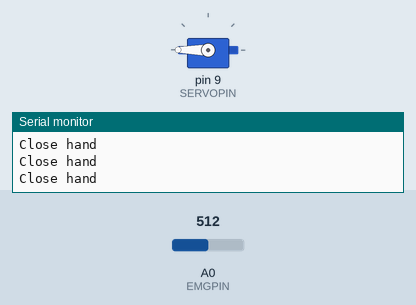
This sketch was run on a simulated Arduino Uno, built with avr-gcc and run on an emulated ATmega328P. On the bench: servo, the last lines printed to the serial monitor. Inputs (shaded band) come from the test bench; at power-on: A0 (EMGPIN) = 512.

Above: at 1.2 s.
1.3 s: A0 (EMGPIN) set to 107
2.8 s: A0 (EMGPIN) set to 90
At 3.7 s:
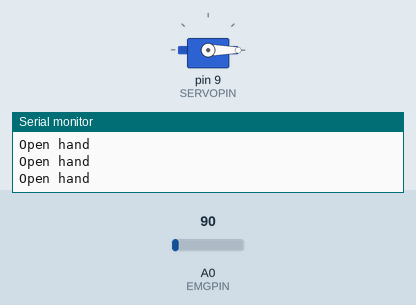
4.3 s: A0 (EMGPIN) set to 110
At 5.0 s:
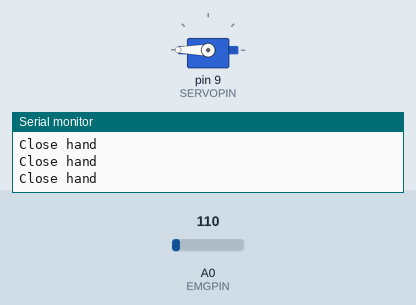
5.8 s: A0 (EMGPIN) set to 0
At 6.2 s:
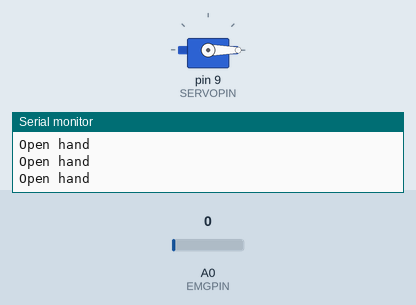
Timing chart, 0 to 8.3 s (numbered marks = the images above; inputs shaded):
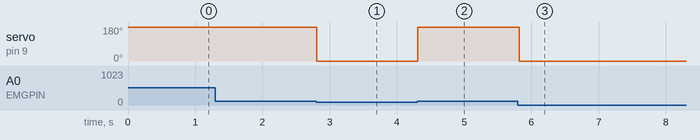

Measured:
- the behaviour switches between 100 and 99 on A0 (EMGPIN) (found by bisection; images 0 and 1)
- after the input at 2.8 s, servo on pin 9 (SERVOPIN): 180° → 0° at once
- after the input at 4.3 s, servo on pin 9 (SERVOPIN): 0° → 180° at once
- after the input at 5.8 s, servo on pin 9 (SERVOPIN): 180° → 0° at once

The sketch:

hand.ino
```cpp
#include <Servo.h>

#define THRESHOLD_LOW 100
#define THRESHOLD_HIGH 100
#define EMGPIN A0
#define SERVOPIN 9

Servo servoHand;

void setup() {
  servoHand.attach(SERVOPIN);
  Serial.begin(9600);
}

void loop() {
  int a = analogRead(EMGPIN);
  int servoPosition = map(a, 0, 1023, 0, 180);

  if (a < THRESHOLD_LOW) {
    servoHand.write(0); // Mở bàn tay hoàn toàn
    Serial.println("Open hand");
  } else if (a > THRESHOLD_HIGH) {
    servoHand.write(180); // Đóng bàn tay hoàn toàn
    Serial.println("Close hand");
  }

  delay(100); // Đợi một chút trước khi đọc lại cảm biến
}
```
